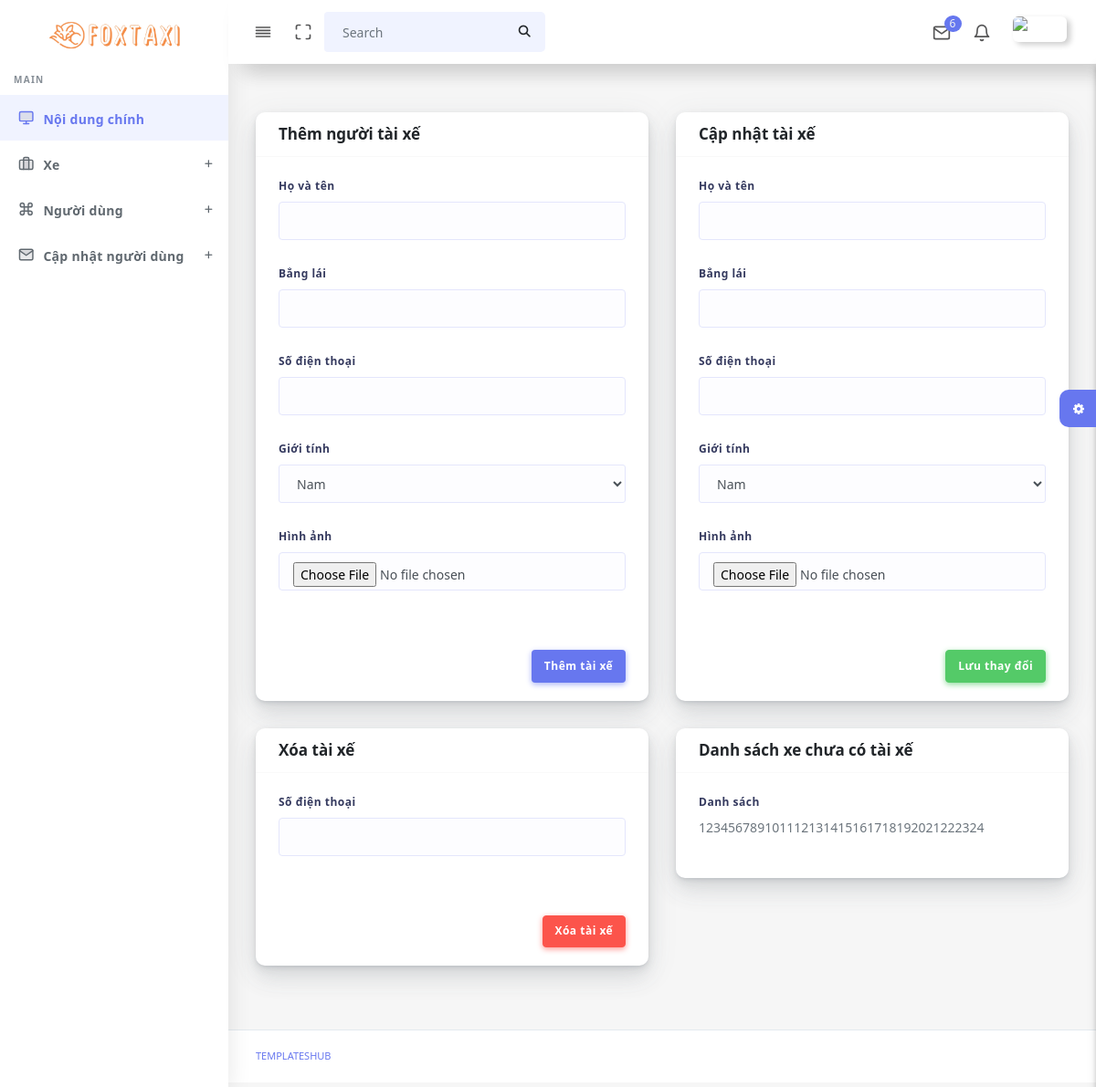
Screenshot of /admin/capnhattaixe.php (signed in) with the database file from the repository.
### tables this page shows
CREATE TABLE `xe` (
  `X_MA` int(11) NOT NULL,
  `LX_MA` int(11) NOT NULL,
  `X_BIENSO` varchar(10) NOT NULL,
  `X_MOTA` text NOT NULL,
  `X_HINHANH` varchar(200) NOT NULL
);

### admin/capnhattaixe.php (the view, shortened to what this page needs)
<!DOCTYPE html>
<html lang="en">
<?php
  include("connect.php");
  include('head.php');
?>
<body>
  <div id="app">
    <div class="main-wrapper main-wrapper-1">
      <div class="navbar-bg"></div>
      <nav class="navbar navbar-expand-lg main-navbar sticky">
        <div class="form-inline mr-auto">
          <ul class="navbar-nav mr-3">
            <li><a href="#" data-toggle="sidebar" class="nav-link nav-link-lg
									collapse-btn"> <i data-feather="align-justify"></i></a></li>
            <li><a href="#" class="nav-link nav-link-lg fullscreen-btn">
              </a></li>
            <li>
              <form class="form-inline mr-auto">
                <div class="search-element">
                  <button class="btn" type="submit">
                  </button>
                </div>
              </form>
            </li>
          </ul>
        </div>
        <ul class="navbar-nav navbar-right">
          <li class="dropdown dropdown-list-toggle"><a href="#" data-toggle="dropdown"
              class="nav-link nav-link-lg message-toggle"><i data-feather="mail"></i>
              <span class="badge headerBadge1">
                6 </span> </a>
          </li>
          <li class="dropdown dropdown-list-toggle"><a href="#" data-toggle="dropdown"
              class="nav-link notification-toggle nav-link-lg"><i data-feather="bell" class="bell"></i>
            </a>
          </li>
          <li class="dropdown"><a href="#" data-toggle="dropdown"
              class="nav-link dropdown-toggle nav-link-lg nav-link-user"> <img alt="image" src="assets/img/user.png"
                class="user-img-radious-style"> <span class="d-sm-none d-lg-inline-block"></span></a>
          </li>
        </ul>
      </nav>
      <?php
        include('navbar.php');
        include('sidebar.php');
      ?>
      <div class="main-content">
        <section class="section">
          <div class="section-body">
            <div class="row">
              <div class="col-12 col-md-6 col-lg-6">
                <div class="card">
                  <form method="POST" action="themtaixe.php">
                    <div class="card-header">
                      <h4>Thêm người tài xế</h4>
                    </div>
                    <div class="card-body">
                      <div class="form-group">
                        <label>Họ và tên</label>
                        <input type="text" class="form-control" id="ho_ten" name="ho_ten" pattern="[A-Za-z\s]+" required="">
                      </div>
                      <div class="form-group">
                        <label>Bẳng lái</label>
                        <input type="text" class="form-control" id="dia_chi" name="dia_chi" required>
                      </div>
                      <div class="form-group">
                        <label>Số điện thoại</label>
                        <input type="tel" class="form-control" id="so_dien_thoai" name="so_dien_thoai" pattern="\d+" required>
                      </div>
                      <div class="form-group">
                        <label>Giới tính</label>
                        <select class="form-control selectric" name="TX_GIOITINH">
                        <option value="1">Nam</option>
                        </select>
                      </div>
                      <div class="form-group">
                        <label>Hình ảnh</label>
                        <input type="file" class="form-control" id="so_dien_thoai" name="so_dien_thoai" pattern="\d+" required>
                      </div>
                    </div>
                    <div class="card-footer text-right">
                      <button class="btn btn-primary" class="mt-2">Thêm tài xế</button>
                    </div>
                  </form>
                </div>
              </div>
              <div class="col-12 col-md-6 col-lg-6">
                <div class="card">
                  <form method="POST" action="capnhattaixe.php">
                    <div class="card-header">
                      <h4>Cập nhật tài xế</h4>
                    </div>
                    <div class="card-body">
                      <div class="form-group">
                        <label>Họ và tên</label>
                        <input type="text" class="form-control" id="TX_TEN" name="TX_TEN" pattern="[A-Za-z\s]+" required>
                      </div>
                      <div class="form-group">
                        <label>Bẳng lái</label>
                        <input type="text" class="form-control" id="TX_BANGLAI" name="TX_BANGLAI" required>
                      </div>
                      <div class="form-group">
                        <label>Số điện thoại</label>
                        <input type="tel" class="form-control" id="TX_SDT" name="TX_SDT" pattern="\d+" required>
                      </div>
                      <div class="form-group">
                        <label>Giới tính</label>
                        <select class="form-control selectric" name="TX_GIOITINH">
                        <option value="1">Nam</option>
                        </select>
                      </div>
                      <div class="form-group">
                        <label>Hình ảnh</label>
                        <input type="file" class="form-control" id="so_dien_thoai" name="so_dien_thoai" pattern="\d+" required>
                      </div>
                    </div>
                    <div class="card-footer text-right">
                      <button class="btn btn-success" class="mt-2">Lưu thay đổi</button>
                    </div>
                  </form>
                </div>
              </div>
              <div class="col-12 col-md-6 col-lg-6">
                <div class="card">
                <form method="POST" action="xoataixe.php">
                    <div class="card-header">
                      <h4>Xóa tài xế</h4>
                    </div>
                    <div class="card-body">
                      <div class="form-group">
                        <label>Số điện thoại</label>
                        <input type="telephone" class="form-control" id="ID" name="TX_SDT" required="">
                      </div>
                    </div>
                    <div class="card-footer text-right">
                      <button class="btn btn-danger">Xóa tài xế</button>
                    </div>
                  </form>
                </div>
              </div>
              <div class="col-12 col-md-6 col-lg-6">
                <div class="card">
                <form method="POST" action="xoataixe.php">
                    <div class="card-header">
                      <h4>Danh sách xe chưa có tài xế</h4>
                    </div>
                    <div class="card-body">
                      <div class="form-group">
                        <label>Danh sách</label>
                        <?php
                          $sql = "SELECT xe.* FROM xe
                          JOIN phutrach ON phutrach.X_MA = xe.X_MA
                          WHERE phutrach.X_MA = xe.X_MA";
                          $result = $conn->query($sql);
                          if ($result) {
                            while ($row = $result->fetch_assoc()) {
                            echo $row['X_MA'];
                            }
                          }
                        ?>
                      </div>
                    </div>
                  </form>
                </div>
              </div>
            </div>
          </div>
        </section>
        <div class="settingSidebar">
          <a href="javascript:void(0)" class="settingPanelToggle"> <i class="fa fa-spin fa-cog"></i>
          </a>
        </div>
      </div>
      <footer class="main-footer">
        <div class="footer-left">
          <a href="templateshub.net">Templateshub</a></a>
        </div>
      </footer>
    </div>
  </div>
</body>
</html>

### rows the page displays
xe: X_MA "1"
xe: X_MA "2"
xe: X_MA "3"
xe: X_MA "4"
xe: X_MA "5"
xe: X_MA "6"
xe: X_MA "7"
xe: X_MA "8"
xe: X_MA "9"
xe: X_MA "10"
xe: X_MA "11"
xe: X_MA "12"
xe: X_MA "13"
xe: X_MA "14"
xe: X_MA "15"
xe: X_MA "16"
xe: X_MA "17"
xe: X_MA "18"
xe: X_MA "19"
xe: X_MA "20"
xe: X_MA "21"
xe: X_MA "22"
xe: X_MA "23"
xe: X_MA "24"
